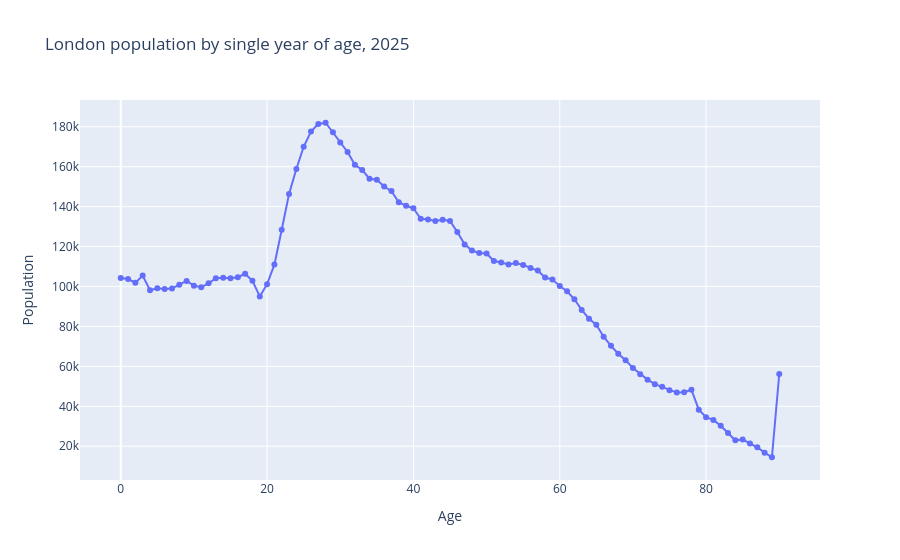

The cell this chart's notebook holds for it:
### Markdown cell above
### --------------------------------------------------------- Json Data

### Code cell
import json
import pandas as pd
import plotly.express as px
from pathlib import Path

repo_root = Path("/Users/user1/Documents/Londons-Population-Site")
data_path = repo_root / "src/lib/data/londonAgeStructure.json"

with data_path.open() as f:
    london_age_structure = json.load(f)

df = pd.DataFrame(london_age_structure)
df = df[df["b"] == "2025"].copy()
df["age"] = df["xd"].astype(int)
df["population"] = df["y"]

fig = px.line(
    df,
    x="age",
    y="population",
    markers=True,
    title="London population by single year of age, 2025",
    labels={"age": "Age", "population": "Population"},
)

fig.show()

### Figure 1 — Plotly figure (JSON) as saved in the notebook; plotly's stock layout.template omitted (floating-point values rounded to 4 significant figures)
{"data": [{"hovertemplate": "Age=%{x}<br>Population=%{y}<extra></extra>", "legendgroup": "", "line": {"color": "#636efa", "dash": "solid"}, "marker": {"symbol": "circle"}, "mode": "lines+markers", "name": "", "orientation": "v", "showlegend": false, "type": "scatter", "x": [0, 1, 2, 3, 4, 5, 6, 7, 8, 9, 10, 11, 12, 13, 14, 15, 16, 17, 18, 19, 20, 21, 22, 23, 24, 25, 26, 27, 28, 29, 30, 31, 32, 33, 34, 35, 36, 37, 38, 39, 40, 41, 42, 43, 44, 45, 46, 47, 48, 49, 50, 51, 52, 53, 54, 55, 56, 57, 58, 59, 60, 61, 62, 63, 64, 65, 66, 67, 68, 69, 70, 71, 72, 73, 74, 75, 76, 77, 78, 79, 80, 81, 82, 83, 84, 85, 86, 87, 88, 89, 90], "xaxis": "x", "y": [104300.0, 103800.0, 101900.0, 105500.0, 98130.0, 99070.0, 98790.0, 98970.0, 100900.0, 102800.0, 100400.0, 99600.0, 101600.0, 104100.0, 104400.0, 104100.0, 104600.0, 106400.0, 102800.0, 95040.0, 101200.0, 111000.0, 128500.0, 146300.0, 158900.0, 170000.0, 177600.0, 181400.0, 182000.0, 177300.0, 172200.0, 167400.0, 161000.0, 158300.0, 154000.0, 153400.0, 150000.0, 147800.0, 142200.0, 140500.0, 139200.0, 133900.0, 133600.0, 132800.0, 133400.0, 132800.0, 127300.0, 121100.0, 118000.0, 116800.0, 116500.0, 112700.0, 112000.0, 111000.0, 111700.0, 110800.0, 109300.0, 108000.0, 104500.0, 103400.0, 100300.0, 97600.0, 93590.0, 88270.0, 83860.0, 80820.0, 74850.0, 70280.0, 66320.0, 63100.0, 59200.0, 56060.0, 53350.0, 51100.0, 49740.0, 48070.0, 46880.0, 47080.0, 48320.0, 38290.0, 34520.0, 33160.0, 30240.0, 26630.0, 22940.0, 23330.0, 21350.0, 19470.0, 16780.0, 14480.0, 56180.0], "yaxis": "y"}], "layout": {"legend": {"tracegroupgap": 0}, "title": {"text": "London population by single year of age, 2025"}, "xaxis": {"anchor": "y", "domain": [0, 1], "title": {"text": "Age"}}, "yaxis": {"anchor": "x", "domain": [0, 1], "title": {"text": "Population"}}}}
